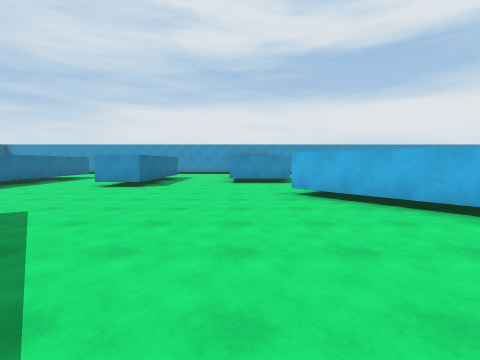
view 1 (above)

21 first-person views from a walk through a Unity game level. The camera is 1.5 m above the floor, tilts 4° down and sees 85° across. The floor is counted in squares, 2 m on a side. Each view is taken from the middle of a square. On the plan, view 1 faces up. The plan holds only what a view shows up to about 9 squares ahead; the rest is blank. The place goes on beyond the plan. The player is left out.

view 2
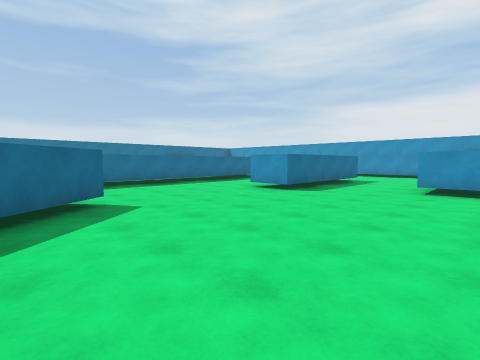

view 3
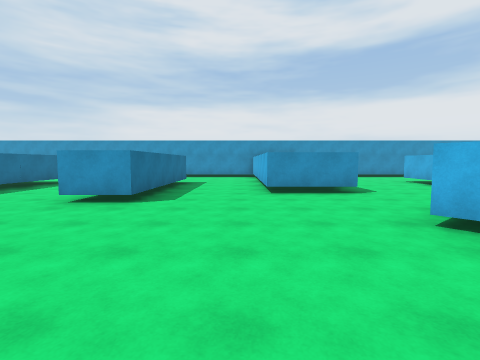

view 4
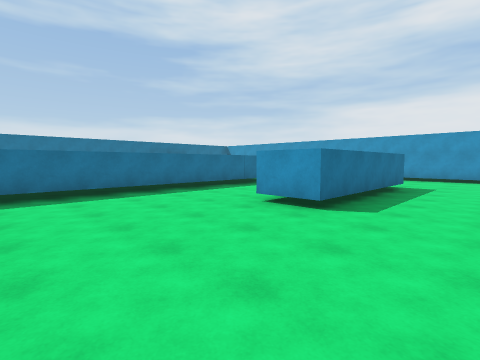

view 5
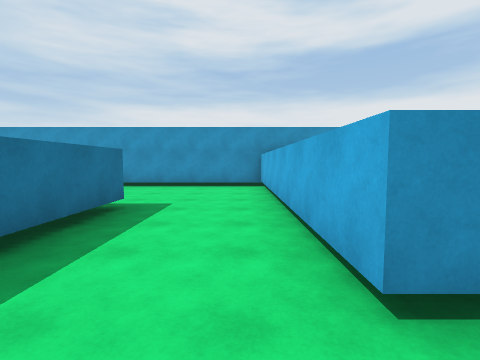

view 6
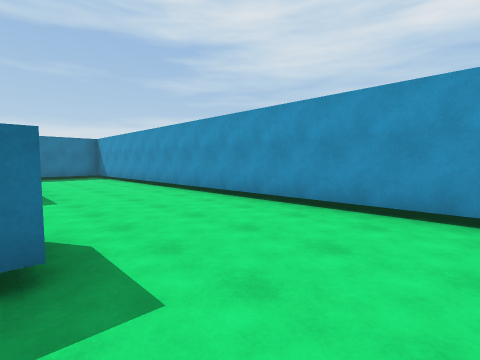

view 7
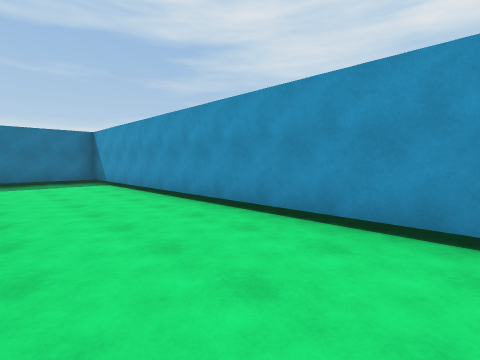

view 8
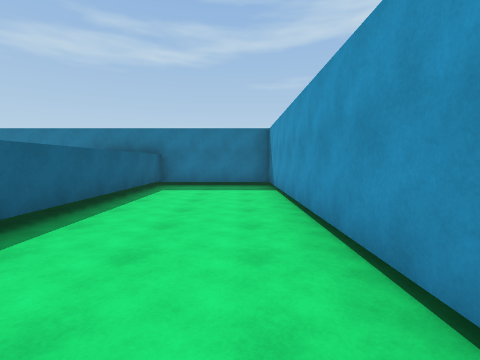

view 9
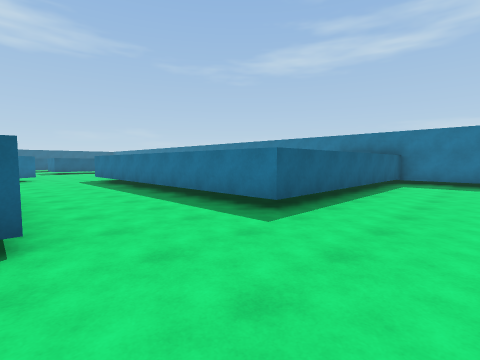

view 10
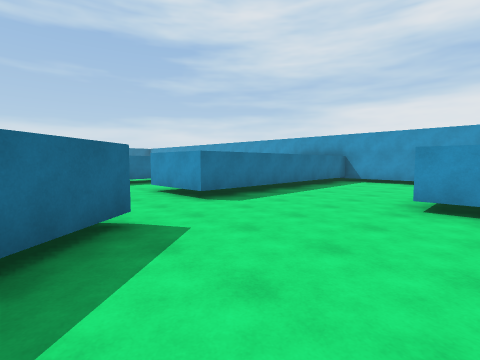

view 11
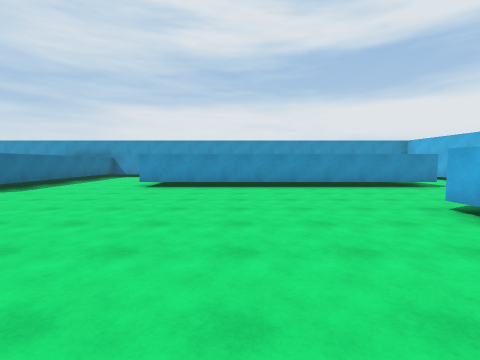

view 12
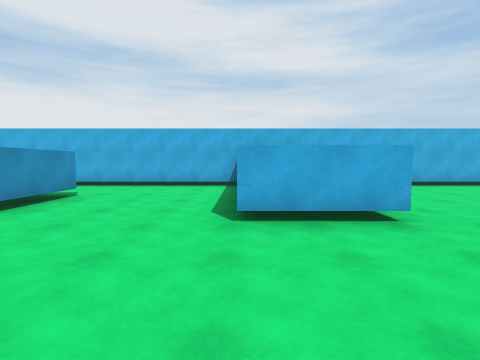

view 13
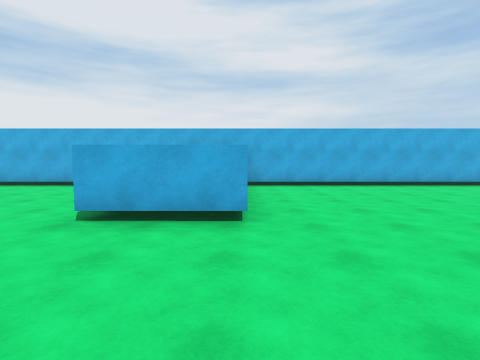

view 14
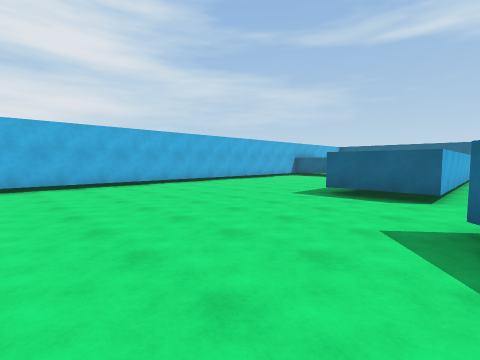

view 15
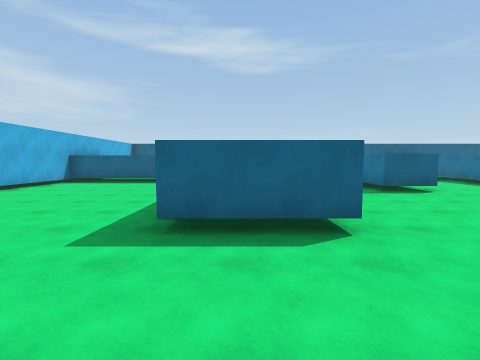

view 16
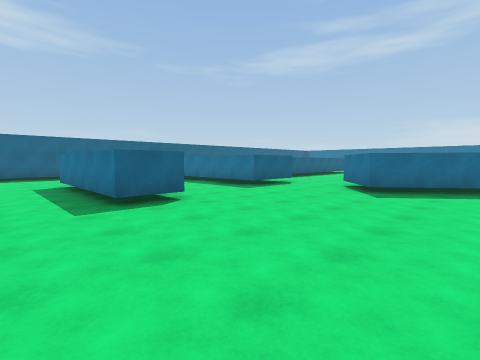

view 17
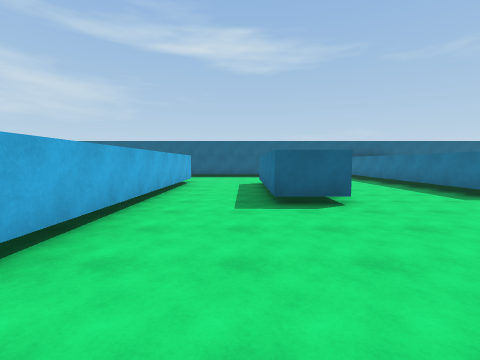

view 18
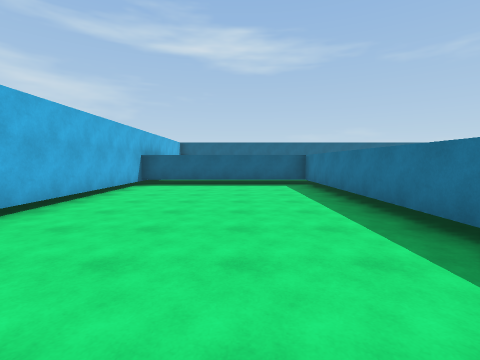

view 19
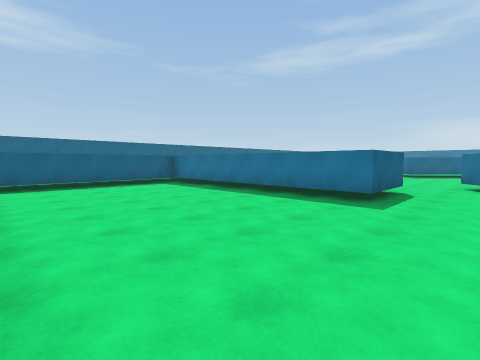

view 20
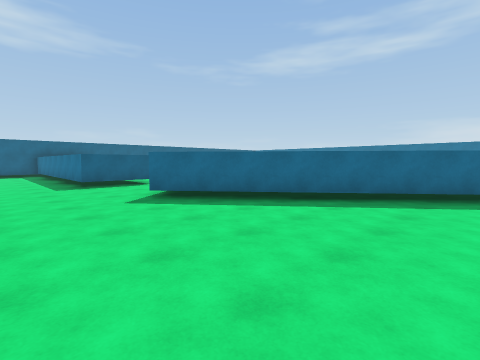

view 21
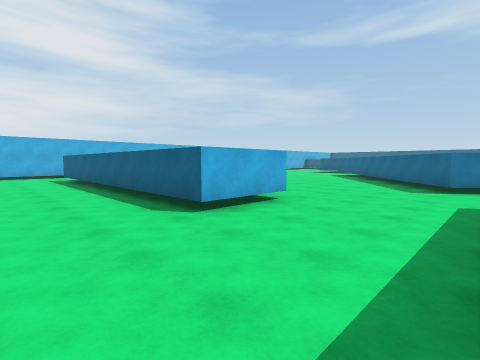

### Floor plan
Key: @ floor where view 1 was taken; # wall or solid block; . floor; ^ raised ledge.
Columns run from 15 left of view 1 to 17 right of it. Each row starts with its distance up from view 1.
 16 ################  ##
 15 #..............^^...........
 14 #..............^^...........
 13 #..............^^...........    #
 12 ########...##..^^...^^^^^^^^ ...#
 11        #... #..^^...^^^^^^^^^...#
 10        #... #..^^...............#
  9        #... #...................#
  8        #...##...................#
  7        #..........#........^^^^^
  6        #.........###.......^
  5        #.........### ......^^^^^
  4        #..........#   ..........#
  3           .#.......    .........#
  2            ##.......   .........#
  1             ##......  ##........#
  0              ##@.... ##.........#
 -1               #.................#
 -2               ##........^^......#
 -3                ##.......^^......#
 -4                #........^^......#
 -5                .........^^......#
 -6                .....##..^^......#
 -7                ^^^.. #..^^......#
 -8                  ^.. #..^^......#
 -9                  ^.  #..^ ^^^^^^
-10                  ^.  #..^
-11                      ...

Positions as (right, up) in squares from view 1, and headings:
1: (0, 0), facing up
2: (1, 2), facing up-left
3: (-1, 3), facing up
4: (-1, 4), facing up-left
5: (-1, 8), facing up
6: (-1, 12), facing up-left
7: (-4, 13), facing up-left
8: (-6, 15), facing left
9: (-4, 15), facing down-left
10: (6, 6), facing up-left
11: (8, 3), facing up
12: (8, 7), facing right
13: (8, 5), facing right
14: (8, 4), facing down-right
15: (10, 1), facing down
16: (8, -1), facing down-left
17: (7, -1), facing down
18: (13, 0), facing down
19: (16, 0), facing down-left
20: (4, 2), facing down-left
21: (2, 15), facing down-right
